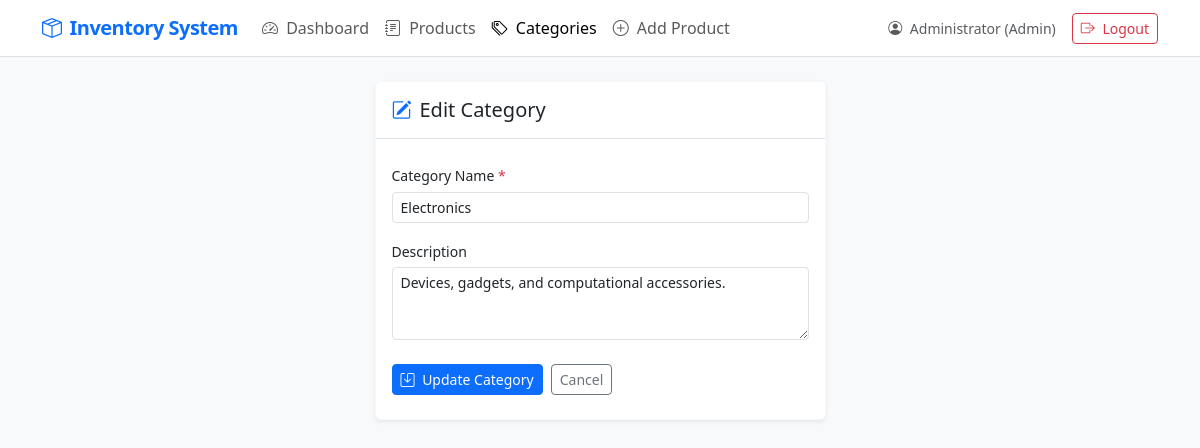
The page /categories/edit.php?id=1 (signed in) on the database its author committed.
### tables this page shows
CREATE TABLE IF NOT EXISTS `categories` (
  `id` INT AUTO_INCREMENT PRIMARY KEY,
  `name` VARCHAR(100) NOT NULL UNIQUE,
  `description` TEXT NULL,
  `created_at` DATETIME DEFAULT CURRENT_TIMESTAMP,
  `updated_at` DATETIME DEFAULT CURRENT_TIMESTAMP ON UPDATE CURRENT_TIMESTAMP
);

### auth/auth_check.php (called while the page is built, shortened)
<?php
function e($value) {
    return htmlspecialchars($value ?? '', ENT_QUOTES, 'UTF-8');
}
?>

### categories/edit.php (the view, shortened to what this page needs)
<?php
require_once '../config/database.php';
require_once '../auth/auth_check.php';
$id = isset($_GET['id']) ? intval($_GET['id']) : 0;
try {
    $stmt = $pdo->prepare("SELECT * FROM categories WHERE id = ?");
    $stmt->execute([$id]);
    $category = $stmt->fetch();
} catch (\PDOException $e) {
    error_log("Fetch category failed: " . $e->getMessage());
    $_SESSION['error'] = "Database query failure while loading category.";
    header("Location: /inventory-management-system/categories/index.php");
    exit;
}
$name        = $category['name'];
$description = $category['description'];
require_once '../includes/header.php';
require_once '../includes/navbar.php';
?>
<div class="row justify-content-center">
    <div class="col-md-6 col-lg-5">
        <div class="card shadow-sm border border-light">
            <div class="card-header bg-white border-bottom py-3">
                <h5 class="card-title mb-0 text-dark font-weight-bold">
                    <i class="bi bi-pencil-square text-primary me-2"></i>Edit Category
                </h5>
            </div>
            <div class="card-body py-4">
                <form method="POST" action="edit.php?id=<?php echo $id; ?>">
                    <div class="mb-3">
                        <label for="name" class="form-label small">Category Name <span class="text-danger">*</span></label>
                        <input type="text" class="form-control form-control-sm" id="name" name="name"
                               value="<?php echo e($name); ?>" required placeholder="e.g. Office Supplies">
                    </div>
                    <div class="mb-4">
                        <label for="description" class="form-label small">Description</label>
                        <textarea class="form-control form-control-sm" id="description" name="description"
                                  rows="3" placeholder="Brief details about products in this category"><?php echo e($description); ?></textarea>
                    </div>
                    <div class="d-flex gap-2">
                        <button type="submit" class="btn btn-sm btn-primary">
                            <i class="bi bi-save me-1"></i> Update Category
                        </button>
                        <a href="/inventory-management-system/categories/index.php" class="btn btn-sm btn-outline-secondary">
                            Cancel
                        </a>
                    </div>
                </form>
            </div>
        </div>
    </div>
</div>

### assets/css/style.css (style rules this page uses)
body { background-color: #f8f9fa; font-family: system-ui, -apple-system, "Segoe UI", Roboto, "Helvetica Neue", Arial, sans-serif; color: #212529; }
.form-label { font-weight: 500; margin-bottom: 0.35rem; }

### rows shown on the page
categories: name "Electronics", description "Devices, gadgets, and computational accessories."

### other values the page prints
$_SESSION['full_name'] "Administrator"
